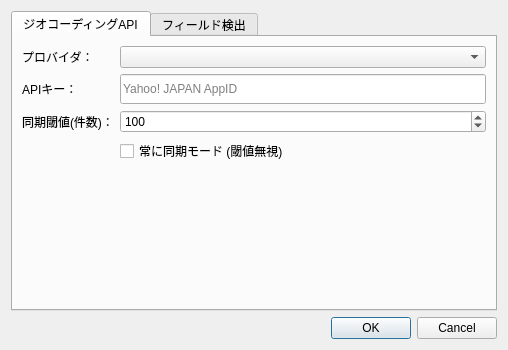
<?xml version="1.0" encoding="UTF-8"?>
<ui version="4.0">
 <class>SettingsDialog</class>
 <widget class="QDialog" name="SettingsDialog">
  <property name="geometry">
   <rect>
    <x>0</x>
    <y>0</y>
    <width>508</width>
    <height>350</height>
   </rect>
  </property>
  <property name="sizePolicy">
   <sizepolicy hsizetype="Preferred" vsizetype="Preferred">
    <horstretch>0</horstretch>
    <verstretch>0</verstretch>
   </sizepolicy>
  </property>
  <property name="minimumSize">
   <size>
    <width>500</width>
    <height>0</height>
   </size>
  </property>
  <property name="windowTitle">
   <string>CSV to Points 設定</string>
  </property>
  <layout class="QVBoxLayout" name="verticalLayout">
   <item>
    <widget class="QTabWidget" name="tabWidget">
     <property name="currentIndex">
      <number>0</number>
     </property>
     <widget class="QWidget" name="tabGeocoding">
      <attribute name="title">
       <string>ジオコーディングAPI</string>
      </attribute>
      <layout class="QVBoxLayout" name="geoVBox">
       <item>
        <layout class="QGridLayout" name="gridLayout" columnstretch="20,80">
         <property name="topMargin">
          <number>0</number>
         </property>
         <item row="1" column="1">
          <widget class="QStackedWidget" name="stack">
           <property name="sizePolicy">
            <sizepolicy hsizetype="Preferred" vsizetype="Fixed">
             <horstretch>0</horstretch>
             <verstretch>0</verstretch>
            </sizepolicy>
           </property>
           <property name="minimumSize">
            <size>
             <width>0</width>
             <height>30</height>
            </size>
           </property>
           <property name="maximumSize">
            <size>
             <width>16777215</width>
             <height>30</height>
            </size>
           </property>
           <property name="currentIndex">
            <number>5</number>
           </property>
           <widget class="QWidget" name="pageNominatim">
            <layout class="QVBoxLayout" name="layoutNominatim">
             <property name="leftMargin">
              <number>0</number>
             </property>
             <property name="topMargin">
              <number>0</number>
             </property>
             <property name="rightMargin">
              <number>0</number>
             </property>
             <property name="bottomMargin">
              <number>0</number>
             </property>
             <item>
              <widget class="QLineEdit" name="user_agent_edit">
               <property name="minimumSize">
                <size>
                 <width>0</width>
                 <height>30</height>
                </size>
               </property>
               <property name="maximumSize">
                <size>
                 <width>16777215</width>
                 <height>30</height>
                </size>
               </property>
               <property name="placeholderText">
                <string>例: CsvToPointsPlugin/0.1 (you@example.com)</string>
               </property>
              </widget>
             </item>
            </layout>
           </widget>
           <widget class="QWidget" name="pageGoogle">
            <layout class="QVBoxLayout" name="layoutGoogle">
             <property name="leftMargin">
              <number>0</number>
             </property>
             <property name="topMargin">
              <number>0</number>
             </property>
             <property name="rightMargin">
              <number>0</number>
             </property>
             <property name="bottomMargin">
              <number>0</number>
             </property>
             <item>
              <widget class="QLineEdit" name="api_key_edit">
               <property name="minimumSize">
                <size>
                 <width>0</width>
                 <height>30</height>
                </size>
               </property>
               <property name="maximumSize">
                <size>
                 <width>16777215</width>
                 <height>30</height>
                </size>
               </property>
               <property name="placeholderText">
                <string>Google API Key</string>
               </property>
              </widget>
             </item>
            </layout>
           </widget>
           <widget class="QWidget" name="pageMapbox">
            <layout class="QVBoxLayout" name="layoutMapbox">
             <property name="leftMargin">
              <number>0</number>
             </property>
             <property name="topMargin">
              <number>0</number>
             </property>
             <property name="rightMargin">
              <number>0</number>
             </property>
             <property name="bottomMargin">
              <number>0</number>
             </property>
             <item>
              <widget class="QLineEdit" name="mapbox_token_edit">
               <property name="minimumSize">
                <size>
                 <width>0</width>
                 <height>30</height>
                </size>
               </property>
               <property name="maximumSize">
                <size>
                 <width>16777215</width>
                 <height>30</height>
                </size>
               </property>
               <property name="placeholderText">
                <string>Mapbox access token</string>
               </property>
              </widget>
             </item>
            </layout>
           </widget>
           <widget class="QWidget" name="pageOpenCage">
            <layout class="QVBoxLayout" name="layoutOpenCage">
             <property name="leftMargin">
              <number>0</number>
             </property>
             <property name="topMargin">
              <number>0</number>
             </property>
             <property name="rightMargin">
              <number>0</number>
             </property>
             <property name="bottomMargin">
              <number>0</number>
             </property>
             <item>
              <widget class="QLineEdit" name="opencage_key_edit">
               <property name="minimumSize">
                <size>
                 <width>0</width>
                 <height>30</height>
                </size>
               </property>
               <property name="maximumSize">
                <size>
                 <width>16777215</width>
                 <height>30</height>
                </size>
               </property>
               <property name="placeholderText">
                <string>OpenCage API key</string>
               </property>
              </widget>
             </item>
            </layout>
           </widget>
           <widget class="QWidget" name="pageHere">
            <layout class="QVBoxLayout" name="layoutHere">
             <property name="leftMargin">
              <number>0</number>
             </property>
             <property name="topMargin">
              <number>0</number>
             </property>
             <property name="rightMargin">
              <number>0</number>
             </property>
             <property name="bottomMargin">
              <number>0</number>
             </property>
             <item>
              <widget class="QLineEdit" name="here_key_edit">
               <property name="minimumSize">
                <size>
                 <width>0</width>
                 <height>30</height>
                </size>
               </property>
               <property name="maximumSize">
                <size>
                 <width>16777215</width>
                 <height>30</height>
                </size>
               </property>
               <property name="placeholderText">
                <string>HERE API key</string>
               </property>
              </widget>
             </item>
            </layout>
           </widget>
           <widget class="QWidget" name="pageYahoo">
            <layout class="QVBoxLayout" name="layoutYahoo">
             <property name="leftMargin">
              <number>0</number>
             </property>
             <property name="topMargin">
              <number>0</number>
             </property>
             <property name="rightMargin">
              <number>0</number>
             </property>
             <property name="bottomMargin">
              <number>0</number>
             </property>
             <item>
              <widget class="QLineEdit" name="yahoojp_appid_edit">
               <property name="minimumSize">
                <size>
                 <width>0</width>
                 <height>30</height>
                </size>
               </property>
               <property name="maximumSize">
                <size>
                 <width>16777215</width>
                 <height>30</height>
                </size>
               </property>
               <property name="placeholderText">
                <string>Yahoo! JAPAN AppID</string>
               </property>
              </widget>
             </item>
            </layout>
           </widget>
          </widget>
         </item>
         <item row="0" column="0">
          <widget class="QLabel" name="labelProvider">
           <property name="text">
            <string>プロバイダ：</string>
           </property>
          </widget>
         </item>
         <item row="0" column="1">
          <widget class="QComboBox" name="provider_combo"/>
         </item>
         <item row="2" column="1">
          <widget class="QSpinBox" name="sync_threshold_spin">
           <property name="minimum">
            <number>1</number>
           </property>
           <property name="maximum">
            <number>100000</number>
           </property>
           <property name="value">
            <number>100</number>
           </property>
          </widget>
         </item>
         <item row="1" column="0">
          <widget class="QLabel" name="labelApiKey">
           <property name="text">
            <string>APIキー：</string>
           </property>
          </widget>
         </item>
         <item row="2" column="0">
          <widget class="QLabel" name="labelSyncThreshold">
           <property name="text">
            <string>同期閾値(件数)：</string>
           </property>
          </widget>
         </item>
         <item row="3" column="1">
          <widget class="QCheckBox" name="sync_all_check">
           <property name="text">
            <string>常に同期モード (閾値無視)</string>
           </property>
          </widget>
         </item>
        </layout>
       </item>
       <item>
        <spacer name="verticalSpacer">
         <property name="orientation">
          <enum>Qt::Vertical</enum>
         </property>
         <property name="sizeHint" stdset="0">
          <size>
           <width>20</width>
           <height>40</height>
          </size>
         </property>
        </spacer>
       </item>
      </layout>
     </widget>
     <widget class="QWidget" name="tabFields">
      <attribute name="title">
       <string>フィールド検出</string>
      </attribute>
      <layout class="QVBoxLayout" name="fdVBox">
       <item>
        <layout class="QGridLayout" name="gridLayout_2" columnstretch="15,85">
         <property name="topMargin">
          <number>0</number>
         </property>
         <item row="1" column="1">
          <widget class="QLineEdit" name="lon_kw_edit">
           <property name="placeholderText">
            <string>例: geo_long_custom</string>
           </property>
          </widget>
         </item>
         <item row="0" column="1">
          <widget class="QLineEdit" name="lat_kw_edit">
           <property name="placeholderText">
            <string>例: geo_latitude_custom</string>
           </property>
          </widget>
         </item>
         <item row="1" column="0">
          <widget class="QLabel" name="labelLon">
           <property name="text">
            <string>経度：</string>
           </property>
          </widget>
         </item>
         <item row="2" column="0">
          <widget class="QLabel" name="labelAddr">
           <property name="text">
            <string>住所：</string>
           </property>
          </widget>
         </item>
         <item row="2" column="1">
          <widget class="QLineEdit" name="addr_kw_edit">
           <property name="placeholderText">
            <string>例: direccion,DIRECCIÓN</string>
           </property>
          </widget>
         </item>
         <item row="0" column="0">
          <widget class="QLabel" name="labelLat">
           <property name="text">
            <string>緯度：</string>
           </property>
          </widget>
         </item>
        </layout>
       </item>
       <item>
        <widget class="QFrame" name="frame">
         <property name="frameShape">
          <enum>QFrame::StyledPanel</enum>
         </property>
         <property name="frameShadow">
          <enum>QFrame::Sunken</enum>
         </property>
         <layout class="QVBoxLayout" name="verticalLayout_2">
          <property name="leftMargin">
           <number>6</number>
          </property>
          <property name="rightMargin">
           <number>6</number>
          </property>
          <property name="bottomMargin">
           <number>6</number>
          </property>
          <item>
           <widget class="QLabel" name="help_label">
            <property name="text">
             <string>&lt;html&gt;&lt;head/&gt;&lt;body&gt;&lt;p&gt;フィールド名の候補は カンマ区切り で入力します。&lt;br/&gt;以下はデフォルトで有効になっています。&lt;br/&gt;&lt;span style=&quot; font-family:'Menlo';&quot;&gt;・&lt;/span&gt;緯度: &lt;span style=&quot; font-family:'Menlo';&quot;&gt;lat, latitude, y, fy&lt;br/&gt;・&lt;/span&gt;経度: &lt;span style=&quot; font-family:'Menlo';&quot;&gt;lon, lng, long, longitude, x, fx&lt;br/&gt;・&lt;/span&gt;住所: &lt;span style=&quot; font-family:'Menlo';&quot;&gt;address, addr&lt;br/&gt;&lt;/span&gt;大文字小文字は無視されます。&lt;/p&gt;&lt;/body&gt;&lt;/html&gt;</string>
            </property>
            <property name="textFormat">
             <enum>Qt::RichText</enum>
            </property>
            <property name="wordWrap">
             <bool>true</bool>
            </property>
           </widget>
          </item>
         </layout>
        </widget>
       </item>
      </layout>
     </widget>
    </widget>
   </item>
   <item>
    <widget class="QDialogButtonBox" name="buttonBox">
     <property name="standardButtons">
      <set>QDialogButtonBox::Cancel|QDialogButtonBox::Ok</set>
     </property>
    </widget>
   </item>
  </layout>
 </widget>
 <resources/>
 <connections>
  <connection>
   <sender>buttonBox</sender>
   <signal>accepted()</signal>
   <receiver>SettingsDialog</receiver>
   <slot>accept()</slot>
   <hints>
    <hint type="sourcelabel">
     <x>248</x>
     <y>254</y>
    </hint>
    <hint type="destinationlabel">
     <x>157</x>
     <y>274</y>
    </hint>
   </hints>
  </connection>
  <connection>
   <sender>buttonBox</sender>
   <signal>rejected()</signal>
   <receiver>SettingsDialog</receiver>
   <slot>reject()</slot>
   <hints>
    <hint type="sourcelabel">
     <x>316</x>
     <y>260</y>
    </hint>
    <hint type="destinationlabel">
     <x>286</x>
     <y>274</y>
    </hint>
   </hints>
  </connection>
 </connections>
</ui>
